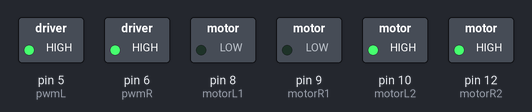
The sketch below on a simulated Arduino Uno, built with avr-gcc and run on an emulated ATmega328P. Parts: switched loads named in the sketch (green lamp = pin HIGH).

Above: at 0.1 s.
Timing chart, 0 to 1.6 s (numbered marks = the images above):
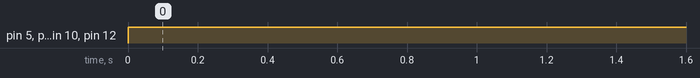

The sketch:

pwm_trial_2.ino
```cpp
#define motorR1 9
#define motorR2 12
#define pwmL 5
#define pwmR 6
#define motorL1 8
#define motorL2 10


void setup() {
  pinMode(motorR1, OUTPUT);
  pinMode(motorR2, OUTPUT);
  pinMode(pwmR,OUTPUT);
  pinMode(motorL1, OUTPUT);
  pinMode(motorL2, OUTPUT);
  pinMode(pwmL, OUTPUT);

}

void loop() {
  analogWrite(pwmR,255);
  analogWrite(pwmL, 255);
  digitalWrite(motorR1, LOW);
  digitalWrite(motorR2, HIGH);
  digitalWrite(motorL1, LOW);
  digitalWrite(motorL2, HIGH);

}
```

Measured:
- by itself, pin 5 (pwmL), pin 6 (pwmR), pin 10 (motorL2), pin 12 (motorR2): LOW → HIGH at 0.00 s
